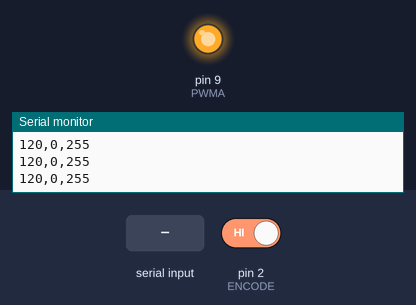
Bench run of a sketch on a simulated Arduino Uno, built with avr-gcc and run on an emulated ATmega328P. Parts: output pins drawn as LEDs (lit = HIGH), the last lines printed to the serial monitor. Dashed ring = blinking. The inputs (shaded band) are chosen by the test bench; at power-on: pin 2 (ENCODE) HIGH.

Above: at 1.2 s.
1.3 s: "90,45,200\n" received over Serial
At 4.28 s:
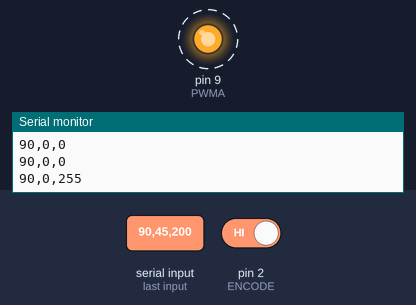
4.3 s: "30,150,10\n" received over Serial
7.3 s: "90,45\n" received over Serial
10.3 s: pin 2 (ENCODE) driven LOW
At 11.1 s:
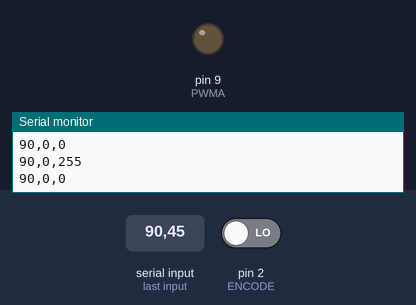
Timing chart, 0 to 14.3 s (numbered marks = the images above; inputs shaded):
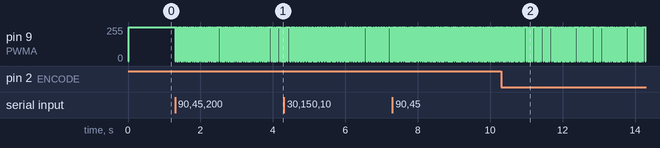

The sketch:

arduino.ino
```cpp
#define PWMA                 9
#define ENCODE             2
double Input,Setpoint, kp=0.5, ki=0.1;
long Velocity_L;
long lastLoopTime;
long loopTime;
double error = 0;
double errorI = 0;
int pwmVal;
void setup() {

	TCCR1B = TCCR1B & B11111000 | B00000100;          //设置pwm频率
	pinMode(PWMA, OUTPUT);
	pinMode(ENCODE, INPUT);
	analogWrite(PWMA, 0);
	Serial.begin(115200);
	attachInterrupt(0, READ_ENCODER_L, CHANGE);           //开启外部中断 编码器接口1
	Setpoint = 120;
}
void loop() {

	if (Serial.available()) {
		String rec = Serial.readStringUntil('\n');
		kp = rec.substring(rec.indexOf('p') + 1, rec.indexOf('i')).toFloat();
		ki = rec.substring(rec.indexOf('i') + 1, rec.indexOf('t')).toFloat();
		Setpoint = rec.substring(rec.indexOf('t') + 1, rec.indexOf('\n')).toFloat();
	}
	loopTime = millis() - lastLoopTime;
	if (loopTime > 20) {
		Input =  Velocity_L / 7.0 *(1000.0/loopTime);
		error = Setpoint - Input;
		errorI += (error * loopTime);
		lastLoopTime = millis();
		pwmVal += (kp * error) + (ki * errorI);
		pwmVal = constrain(pwmVal, 0, 255);
		analogWrite(PWMA, pwmVal);
		Velocity_L = 0;
		Serial.print(int(Setpoint));
		Serial.print(',');
		Serial.print(int(Input));
		Serial.print(',');
		Serial.println(pwmVal);

	}
}

void READ_ENCODER_L() {    // 码盘计数
	Velocity_L++;
}
```
